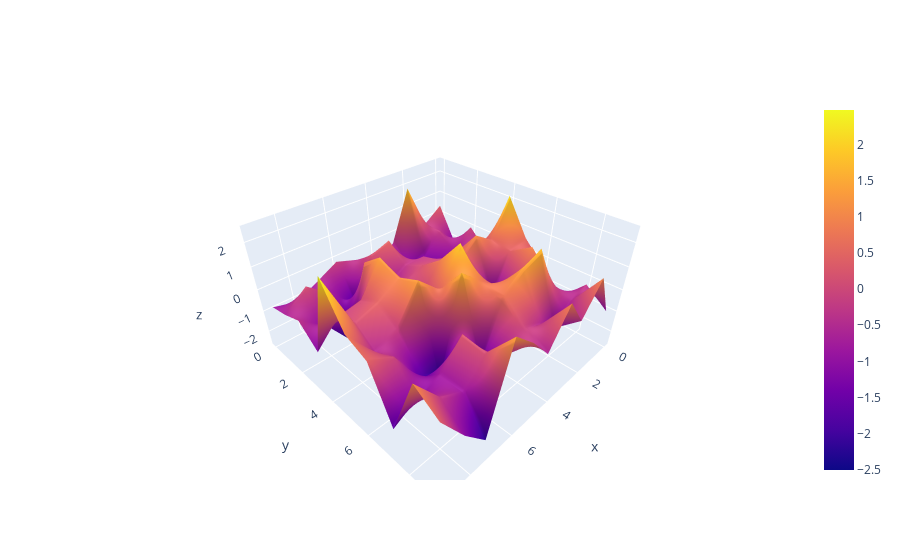

The notebook cell this image was saved under:
### Code cell
fig = go.Figure(data=[go.Surface(z=d)])
fig.show()
